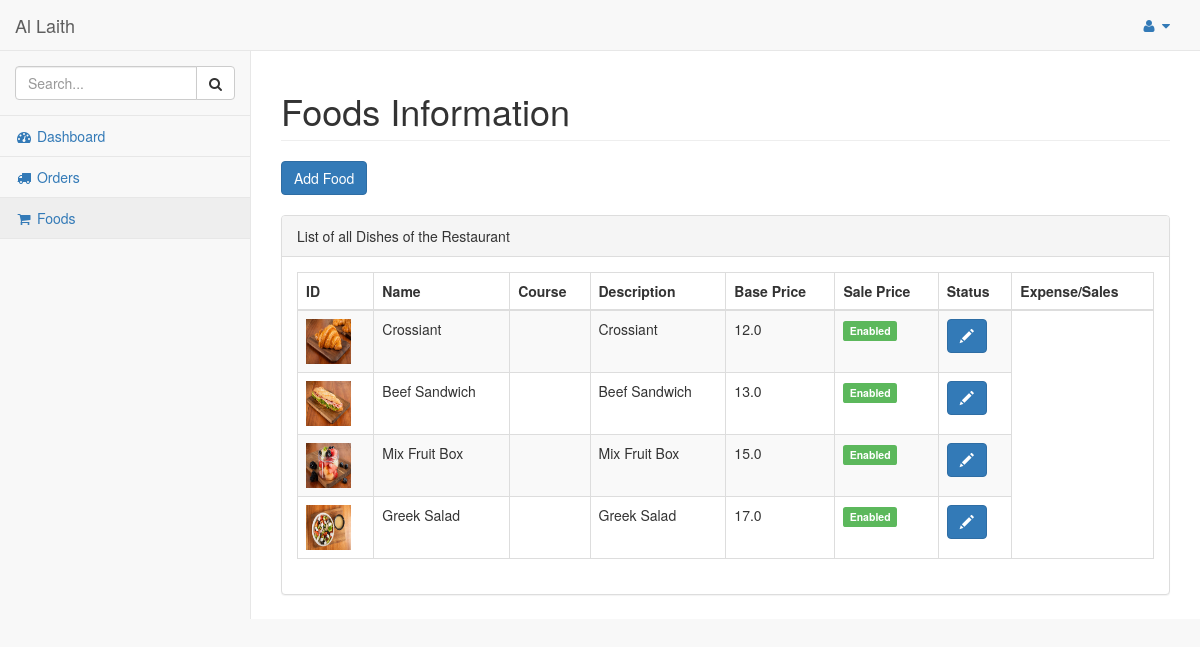
The app's page /dashboard/admin/foods/ (signed in) with its own data.
### hotel/models.py (models this page shows, shortened)
class Food(models.Model):
    disabled = 'Disabled'
    enabled = 'Enabled'
    STATUS = (
        (disabled, disabled),
        (enabled, enabled),
    )
    name = models.CharField(max_length=250)
    status = models.CharField(max_length=50, choices=STATUS)
    content_description = models.TextField()
    sale_price = models.FloatField()
    image = models.FileField(blank=True, null =True)
    num_order = models.IntegerField(default=0)
    quantity_available = models.IntegerField()

### hotel/views.py (the view)
# urls.py: url(r'^dashboard/admin/foods/$', views.foods_admin, name='foods_admin'),
@login_required
@staff_member_required
def foods_admin(request):
    foods = Food.objects.filter()
    return render(request, 'admin_temp/foods.html', {'foods':foods})

### hotel/templates/admin_temp/foods.html (shortened to what this page needs)
{% load static %}
{% include "includes/base.html" %}
{% include "includes/navbarheader.html" %}
{% include "includes/navtop.html"%}
{% include "includes/sidemenu.html" %}
</nav>
<div id="page-wrapper">
    <div class="row">
        <div class="col-lg-12">
            <h1 class="page-header">Foods Information</h1>
            <button type="button" class="btn btn-primary" data-toggle="modal" data-target="#addFood">
                Add Food
            </button>
            <br><br>
        </div>
    </div>
    <div class="row">
        <div class="col-lg-12">
            <div class="panel panel-default">
                <div class="panel-heading">
                    List of all Dishes of the Restaurant
                </div>
                <div class="panel-body">
                    <table width="100%" class="table table-striped table-bordered table-hover" id="dataTables-example">
                        <thead>
                            <tr>
                                <th>ID</th>
                                <th>Name</th>
                                <th>Course</th>
                                <th>Description</th>
                                <th>Base Price</th>
                                <th>Sale Price</th>
                                <th>Status</th>
                                <th>Expense/Sales</th>
                            </tr>
                        </thead>
                        <tbody>
                            {% for food in foods %}
                            <tr>
                                <td><img src="/media/{{food.image}}" width="45" height="45"></td>
                                <td>{{food.name}}</td>
                                <td>{{food.course}}</td>
                                <td>{{food.content_description|truncatechars:150}}</td>
                                <td>{{food.sale_price}}</td>
                                <td>{% if food.status == 'Enabled' %}
                                    <span class="label label-success">Enabled</span>
                                    {% else %}
                                    <span class="label label-danger">Disabled</span>
                                    {% endif %}
                                </td>
                                <td>
                                    <button type="button" class="btn btn-primary" data-toggle="modal" data-target="#myModal">
                                        <span class="glyphicon glyphicon-pencil" aria-hidden="true"></span>
                                    </button>
                                </td>
                            </tr>
                            {% endfor %}
                        </tbody>
                    </table>
                </div>
            </div>
        </div>
    </div>
</div>
</div>
</body>
</html>

### records on screen
Food: image (picture), name "Crossiant", content_description "Crossiant", sale_price "12.0", status "Enabled"
Food: image (picture), name "Beef Sandwich", content_description "Beef Sandwich", sale_price "13.0", status "Enabled"
Food: image (picture), name "Mix Fruit Box", content_description "Mix Fruit Box", sale_price "15.0", status "Enabled"
Food: image (picture), name "Greek Salad", content_description "Greek Salad", sale_price "17.0", status "Enabled"
